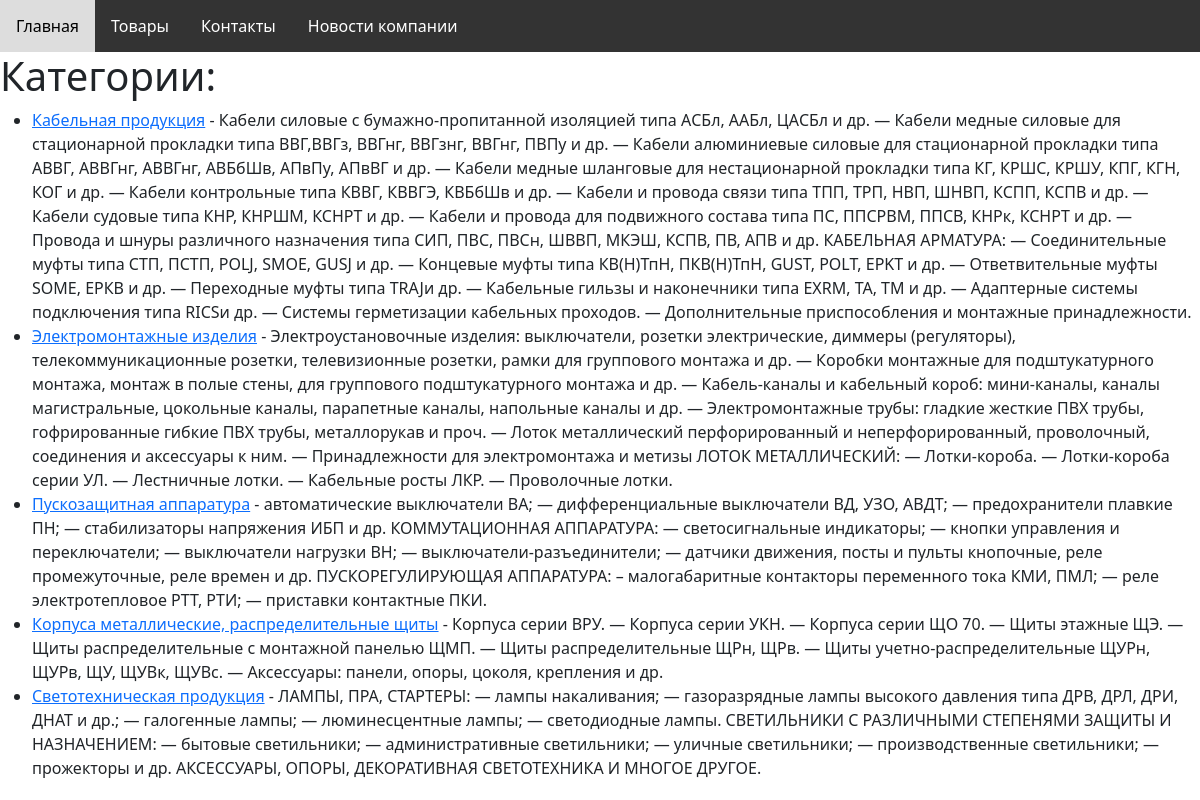
The app's page /store/category-all/ with its own data.
### app_store/models.py (models this page shows, shortened)
class Category(models.Model):
    name = models.CharField(max_length=255)
    slug = models.SlugField(unique=True)
    description = models.TextField(blank=True)
    class Meta:
        verbose_name_plural = "categories"

### app_store/views.py (the view)
# urls.py: path('category-all/', CategoryListView.as_view(), name='category'),
class CategoryListView(ListAPIView):
    queryset = Category.objects.all()
    serializer_class = CategorySerializer
    permission_classes = (AllowAny, )
    templates_name = 'categoris.html'
    def get(self, request):
        category = self.get_queryset()
        serializer = self.get_serializer(category, many=True)
        context = {'category': serializer.data}
        return render(request, self.templates_name, context)

### app_store/templates/categoris.html (shortened to what this page needs)
{% load static %}
<!doctype html>
<html lang="en">
  <head>
      <link rel="stylesheet" type="text/css" href="{% static 'style.css' %}">
    <link href="https://cdn.jsdelivr.net/npm/bootstrap@5.3.0-alpha3/dist/css/bootstrap.min.css" rel="stylesheet">
  </head>
  <body>
    <nav>
        <a href="{% url 'main' %}">Главная</a>
        <a href="{% url 'category' %}">Товары</a>
        <a href="{% url 'contact_list' %}">Контакты</a>
        <a href="{% url 'news_compani' %}">Новости компании</a>
    </nav>
</body>
<body>
{% block content %}
  <h1>Категории:</h1>
  <ul>
    {% for category in category %}
      <li><a href="{% url 'product_list' category.slug %}">{{ category.name }}</a> - {{ category.description }}</li>
    {% endfor %}
  </ul>
{% endblock %}
</body>
</html>

### app_store/static/style.css (style rules this page uses)
nav { background-color: #333; overflow: hidden; }
nav a { float: left; display: block; color: white; text-align: center; padding: 14px 16px; text-decoration: none; }

### records on screen
Category: name "Кабельная продукция", description "Кабели силовые с бумажно-пропитанной изоляцией типа АСБл, ААБл, ЦАСБл и др. — Кабели медные силовые для стационарной прокладки типа ВВГ,ВВГз, ВВГнг, ВВГзнг, ВВГнг, ПВПу и др. — Кабели алюминиевые силовые для стационарной прокладки типа АВВГ, АВВГнг, АВВГнг, АВБбШв, АПвПу, АПвВГ и др. — Кабели медные шланговые для нестационарной прокладки типа КГ, КРШС, КРШУ, КПГ, КГН, КОГ и др. — Кабели контрольные типа КВВГ, КВВГЭ, КВБбШв и др. — Кабели и провода связи типа ТПП, ТРП, НВП, ШНВП, КСПП, КСПВ и др. — Кабели судовые типа КНР, КНРШМ, КСНРТ и др. — Кабели и провода для подвижного состава типа ПС, ППСРВМ, ППСВ, КНРк, КСНРТ и др. — Провода и шнуры различного назначения типа СИП, ПВС, ПВСн, ШВВП,…"
Category: name "Электромонтажные изделия", description "Электроустановочные изделия: выключатели, розетки электрические, диммеры (регуляторы), телекоммуникационные розетки, телевизионные розетки, рамки для группового монтажа и др. — Коробки монтажные для подштукатурного монтажа, монтаж в полые стены, для группового подштукатурного монтажа и др. — Кабель-каналы и кабельный короб: мини-каналы, каналы магистральные, цокольные каналы, парапетные каналы, напольные каналы и др. — Электромонтажные трубы: гладкие жесткие ПВХ трубы, гофрированные гибкие ПВХ трубы, металлорукав и проч. — Лоток металлический перфорированный и неперфорированный, проволочный, соединения и аксессуары к ним. — Принадлежности для электромонтажа и метизы ЛОТОК МЕТАЛЛИЧЕСКИЙ: —…"
Category: name "Пускозащитная аппаратура", description "автоматические выключатели ВА; — дифференциальные выключатели ВД, УЗО, АВДТ; — предохранители плавкие ПН; — стабилизаторы напряжения ИБП и др. КОММУТАЦИОННАЯ АППАРАТУРА: — светосигнальные индикаторы; — кнопки управления и переключатели; — выключатели нагрузки ВН; — выключатели-разъединители; — датчики движения, посты и пульты кнопочные, реле промежуточные, реле времен и др. ПУСКОРЕГУЛИРУЮЩАЯ АППАРАТУРА: – малогабаритные контакторы переменного тока КМИ, ПМЛ; — реле электротепловое РТТ, РТИ; — приставки контактные ПКИ."
Category: name "Корпуса металлические, распределительные щиты", description "Корпуса серии ВРУ. — Корпуса серии УКН. — Корпуса серии ЩО 70. — Щиты этажные ЩЭ. — Щиты распределительные с монтажной панелью ЩМП. — Щиты распределительные ЩРн, ЩРв. — Щиты учетно-распределительные ЩУРн, ЩУРв, ЩУ, ЩУВк, ЩУВс. — Аксессуары: панели, опоры, цоколя, крепления и др."
Category: name "Светотехническая продукция", description "ЛАМПЫ, ПРА, СТАРТЕРЫ: — лампы накаливания; — газоразрядные лампы высокого давления типа ДРВ, ДРЛ, ДРИ, ДНАТ и др.; — галогенные лампы; — люминесцентные лампы; — светодиодные лампы. СВЕТИЛЬНИКИ С РАЗЛИЧНЫМИ СТЕПЕНЯМИ ЗАЩИТЫ И НАЗНАЧЕНИЕМ: — бытовые светильники; — административные светильники; — уличные светильники; — производственные светильники; — прожекторы и др. АКСЕССУАРЫ, ОПОРЫ, ДЕКОРАТИВНАЯ СВЕТОТЕХНИКА И МНОГОЕ ДРУГОЕ."
